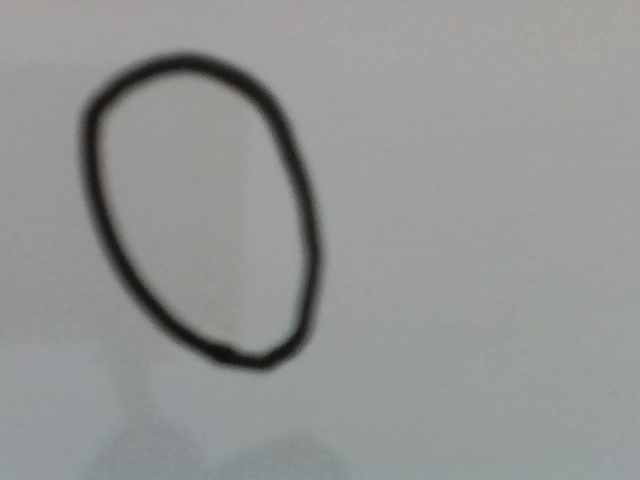
#> input picture Dataset/binary_mnist/0/1.jpg, 640 x 480 px, found by its file name; its folder holds only this picture in this run
$ jupyter execute binary_mnist_processing_CS.ipynb
#> lines starting #> are read from the running program, lines starting #| are printed output that depends on the picture
[cell 1]
import cv2
import os

DATASET_DIR = "C:/Users/Crist/ComputerVision/Dataset/binary_mnist/"
IMAGES_DIR = DATASET_DIR + "binary_mnist/"
DATASET_FILENAME = "binary_mnist.csv"

data_file = open(DATASET_DIR+DATASET_FILENAME,"w")

print("Lettura di tutte le immagini da %s" % IMAGES_DIR)
print("Scrittura sul file %s" % DATASET_FILENAME)

# Dizionario di 3 chiavi inizializzate a 0 per contare le due classi di immagini lette e quelle totali
counter = {"0":0, "1":0, "total":0}

# Leggo prima tutti gli 0 poi gli 1
for i in range(2):
    current_dir = IMAGES_DIR+str(i)

    # f scorre tutti i file in images/str(i), quindi scorre sui file .jpg
    for f in os.listdir(current_dir):

        # Tutto ciò che non è un immagine viene ignorato
        if(not ".jpg" in f):
            continue

        # Il metodo imread legge un'immagine da file e la converte in ndarray
        img = cv2.imread(current_dir+"/"+f, cv2.IMREAD_GRAYSCALE)
#> img: shape (480, 640); min 15, max 167, mean 149

        # Tramite il metodo di numpy flatten rendo la matrice img 28*28 un'array unidimensionale
        small_img = cv2.resize(img, (28, 28))
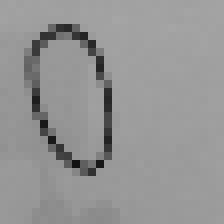
#> small_img: shape (28, 28) (shown 8 times larger); min 17, max 165, mean 148.9
        arr = small_img.flatten()
#> arr = 784 values, max 165 at index 70, min 17 at index 569, mean 148.9

        # astype converte arr in un'array di stringhe, il  metodo .join converte l'array di stringhe in un'unica stringa,
        # separando gli elementi con la virgola
        data_file.write(",".join(arr.astype(str)))

        # A seguito dei pixel, a fine di ogni immagine inserisco la corrispondente etichetta
        data_file.write(","+str(i))
        data_file.write("\n")

        counter[str(i)]+=1
        counter["total"]+=1
#> pass 2 of the loop `for i in range(2):`:
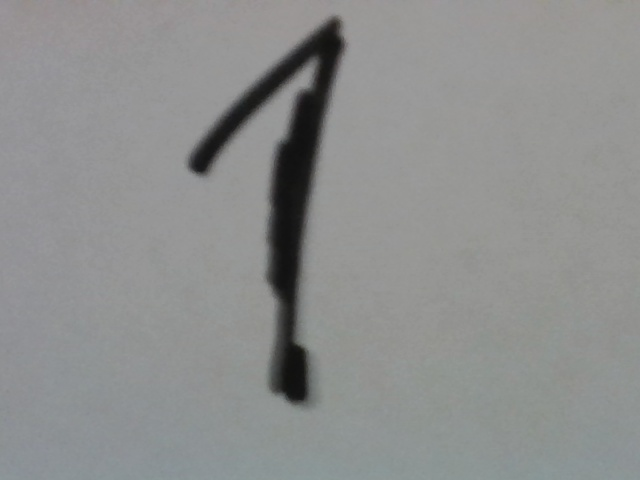
#> input picture Dataset/binary_mnist/1/1.jpg, 640 x 480 px, found by its file name
#> `small_img = cv2.resize(img, (28, 28))`:
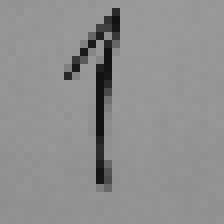
#> small_img: shape (28, 28) (shown 8 times larger); min 18, max 154, mean 142.6
#> arr = 784 values, max 154 at index 22, min 18 at index 376, mean 142.6

data_file.close()

print("Immagini scritte: %s" % counter)
